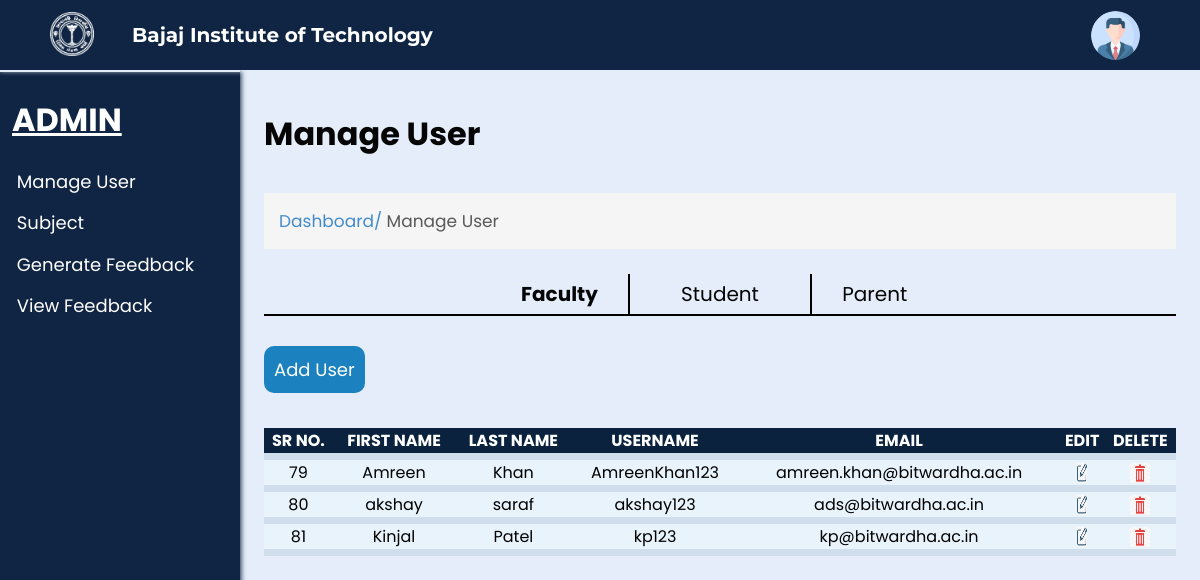
The app's page /ManageUser.php, older data.
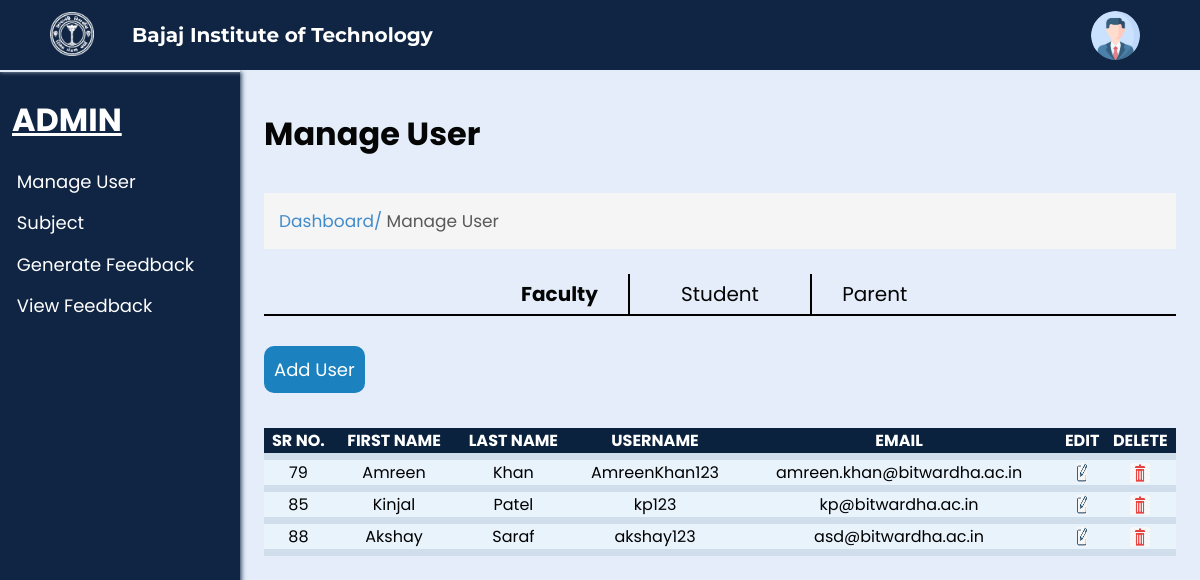
The same page, newer data.
### tables this page shows
CREATE TABLE `faculty` (
  `id` int(100) NOT NULL,
  `FNAME` text NOT NULL,
  `LNAME` text NOT NULL,
  `CONTACT` int(11) NOT NULL,
  `CATEGORY` text NOT NULL,
  `EMAIL` varchar(35) NOT NULL,
  `DEPARTMENT` text NOT NULL,
  `USERNAME` varchar(35) NOT NULL,
  `PASSWORD` varchar(35) NOT NULL
);

### ManageUser.php (the view, shortened to what this page needs)
<?php
include('connect.php');
$query1 = "select * from faculty";
$result = mysqli_query($conn, $query1);
?>
<html lang="en">
<head>
  <link rel="stylesheet" href="css/ManageUser.css?v=<?php echo time(); ?>">
  <link rel="stylesheet" href="css/common.css?v=<?php echo time(); ?>">
  <link rel="stylesheet" href="css/form.css?v=<?php echo time(); ?>">
</head>
<body>
  <div class="nav">
    <div class="img">
      <img id="img" src="images/bitlogo_transparent.png" alt="BIT Logo">
    </div>
    <h2 id="heading">Bajaj Institute of Technology</h2>
    <div class="links" id="links">
      <div class="account_div">
        <img class="account_img" src="images/user.png" alt="User" width="7%" style="border-radius: 50%;">
      </div>
    </div>
  </div>
  <div class="spaces"></div>
  <div class="full">
    <div class="left">
      <h1>ADMIN</h1>
      <ul>
        <li><a href="ManageUser.php">Manage User</a></li>
        <li><a href="Subject.php">Subject</a></li>
        <li><a href="GFeedback.php">Generate Feedback</a></li>
        <li><a href="VFeedback.php">View Feedback</a></li>
      </ul>
    </div>
    <div class="right">
      <h1>Manage User</h1>
      <br>
      <p class="s1">Dashboard/ <span>Manage User</span></p>
      <br>
      <div class="select">
        <div class="select_user">
          <p class="display_faculty active" id="faculty" onclick="display_faculty()">Faculty</p>
          <p class="display_student" id="student" onclick="display_student()">Student</p>
          <p class="display_parent" id="parent" onclick="display_parent()">Parent</p>
        </div>
        <input type="submit" class="add_user" onclick="display()" value="Add User">
      </div>
      <div class="User">
        <table class="tablecontent" >
          <thead>
          <tr>
          <th>SR NO.</th>
            <th>FIRST NAME</th>
            <th>LAST NAME</th>
            <th>USERNAME</th>
            <th>EMAIL</th>
            <th>EDIT</th>
            <th>DELETE</th>
          </tr >
          </thead>
          <tbody>
          <tr>
            <?php
              while ($row = mysqli_fetch_assoc($result))
              {
                ?>
                 <td><?php echo $row['id'];?></td>
                 <td><?php echo $row['FNAME'];?></td>
                 <td><?php echo $row['LNAME'];?></td>
                 <td><?php echo $row['USERNAME'];?></td>
                 <td><?php echo $row['EMAIL'];?></td>
                 <td><a href="edit.php?fname=<?=$row['FNAME'];?>" name="edit"><img src= images/edit.png width="10" height="20"> </a></td>
                 <td><a href="delete.php?EMAIL=<?=$row['EMAIL'];?>" name="delete"><img src= images/delete.png width="20" height="20"> </a></td>
                </tr>
                </tbody>
                <?php
                }
              ?>
        </table>
      </div>
    </div>
</body>
</html>

### css/ManageUser.css (style rules this page uses)
span { color: rgb(89, 89, 89); }
h2 { color: white; }
.tablecontent { border-collapse: collapse; margin: 25px 0; font-size: 0.9 em; width: 100%; }
.tablecontent thead tr { background-color: #0a223d; color: white; }
.tablecontent th { text-align: center; }
.tablecontent th, .tablecontent td { text-align: center; border-bottom: 7px solid rgb(208, 221, 234); }
.tablecontent tbody tr { background-color: #e8f3fc; }
.select { width: 100%; }
.select_user { display: flex; align-items: center; justify-content: center; width: 100%; transition: 0.4s; }
.display_faculty { border-right: 1px solid #000; border-bottom: 2px solid black; padding: 5px 30px 5px 30px; text-align: right; font-size: 20px; width: 40%; cursor: pointer; }
.display_parent { border-left: 1px solid #000; border-bottom: 2px solid black; padding: 5px 30px 5px 30px; text-align: left; font-size: 20px; width: 40%; cursor: pointer; }
.display_student { padding: 5px 30px 5px 30px; width: 20%; font-size: 20px; border-left: 1px solid #000; border-right: 1px solid #000; cursor: pointer; text-align: center; border-bottom: 2px solid black; }
.add_user { font-size: 18px; background-color: #1B81BF; border: none; padding: 10px; color: white; margin: 30px 0 10px 0; border-radius: 10px; cursor: pointer; transition: 0.5s;; }
.active { font-weight: bold; }

### css/common.css (style rules this page uses)
* { margin: 0; padding: 0; box-sizing: border-box; font-family: 'Poppins', sans-serif; }
body { background-color: #E4EDF9; }
.nav { background-color: #102543; position: fixed; width: 100%; z-index: 100; height: 70px; box-shadow: 0px 1px 5px #E4EDF9; transition: 0.5s; }
.nav .img { transition: 0.5s; margin-left: 2%; padding: 1%; text-align: center; height: 100%; float: left; width: 8%; }
#img { height: 95%; transition: 0.5s; }
.nav .img img { height: 100%; width: auto; }
.links img { width: auto; height: 70%; }
.nav h2 { transition: 0.5s; color: white; display: flex; height: 70px; font-size: 20px; float: left; width: 30%; align-items: center; padding: 1%; font-family: 'Montserrat', sans-serif; }
.nav .links { margin-right: 5%; transition: 0.5s; display: flex; height: 70px; float: left; width: 55%; align-items: center; justify-content: right; gap: 4%; font-family: 'Montserrat', sans-serif; }
.spaces { height: 70px; }
.full { width: 100%; max-width: 100%; min-height: 100%; margin: 0px; }
.left { height: 100vh; width: 20vw; background-color: #102543; color: white; border-top: 2px solid #E4EDF9; box-shadow: 1px 0px 5px #102543; position: fixed; }
.left h1 { margin: 10% 5%; text-decoration: underline; }
.right { width: 100%; padding: 5vh 2vw; padding-left: 22vw; color: rgb(5, 5, 5); }
.left ul { list-style-type: none; margin: 10% 7%; }
.left li { cursor: pointer; font-size: 18px; margin-top: 7%; transition: 0.5s; }
.left li a { text-decoration: none; color: white; }
.right>p { margin-top: 10px; font-size: 17px; padding: 15px; background-color: #F5F5F5; color: #428BCA; }
.account_div { text-align: center; }

Row changes from the older to the newer data that the page shows:
removed faculty: id "80", FNAME "akshay", LNAME "saraf", USERNAME "akshay123", EMAIL "ads@bitwardha.ac.in"
removed faculty: id "81", FNAME "Kinjal", LNAME "Patel", USERNAME "kp123", EMAIL "kp@bitwardha.ac.in"
added faculty: id "85", FNAME "Kinjal", LNAME "Patel", USERNAME "kp123", EMAIL "kp@bitwardha.ac.in"
added faculty: id "88", FNAME "Akshay", LNAME "Saraf", USERNAME "akshay123", EMAIL "asd@bitwardha.ac.in"
